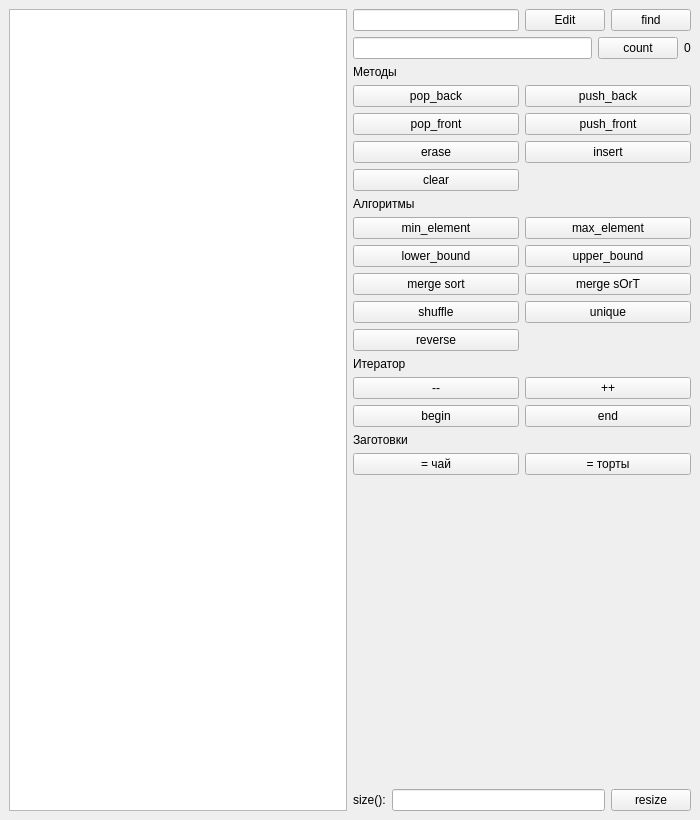
<?xml version="1.0" encoding="UTF-8"?>
<ui version="4.0">
 <class>MainWindow</class>
 <widget class="QMainWindow" name="MainWindow">
  <property name="geometry">
   <rect>
    <x>0</x>
    <y>0</y>
    <width>700</width>
    <height>820</height>
   </rect>
  </property>
  <property name="windowTitle">
   <string>std::deque demo</string>
  </property>
  <widget class="QWidget" name="centralwidget">
   <layout class="QGridLayout" name="gridLayout_3">

    <item row="0" column="0">
     <widget class="QListWidget" name="list_widget"/>
    </item>

    <item row="0" column="1">
     <layout class="QGridLayout" name="gridLayout_2">

      <item row="0" column="0">
       <layout class="QHBoxLayout" name="horizontalLayout">
        <item>
         <widget class="QLineEdit" name="txt_elem_content"/>
        </item>
        <item>
         <widget class="QPushButton" name="pb_edit">
          <property name="text">
           <string>Edit</string>
          </property>
         </widget>
        </item>
        <item>
         <widget class="QPushButton" name="pb_find">
          <property name="text">
           <string>find</string>
          </property>
         </widget>
        </item>
       </layout>
      </item>

      <item row="1" column="0">
       <layout class="QHBoxLayout" name="horizontalLayout_2">
        <item>
         <widget class="QLineEdit" name="le_count"/>
        </item>
        <item>
         <widget class="QPushButton" name="pb_count">
          <property name="text">
           <string>count</string>
          </property>
         </widget>
        </item>
        <item>
         <widget class="QLabel" name="lbl_count">
          <property name="text">
           <string>0</string>
          </property>
         </widget>
        </item>
       </layout>
      </item>

      <item row="2" column="0">
       <layout class="QGridLayout" name="gridLayout">

        <item row="0" column="0">
         <widget class="QLabel" name="l_med">
          <property name="text">
           <string>Методы</string>
          </property>
         </widget>
        </item>

        <item row="1" column="0">
         <widget class="QPushButton" name="pb_pop_back">
          <property name="text">
           <string>pop_back</string>
          </property>
         </widget>
        </item>
        <item row="1" column="1">
         <widget class="QPushButton" name="pb_push_back">
          <property name="text">
           <string>push_back</string>
          </property>
         </widget>
        </item>

        <item row="2" column="0">
         <widget class="QPushButton" name="pb_pop_front">
          <property name="text">
           <string>pop_front</string>
          </property>
         </widget>
        </item>
        <item row="2" column="1">
         <widget class="QPushButton" name="pb_push_front">
          <property name="text">
           <string>push_front</string>
          </property>
         </widget>
        </item>

        <item row="3" column="0">
         <widget class="QPushButton" name="pb_erase">
          <property name="text">
           <string>erase</string>
          </property>
         </widget>
        </item>
        <item row="3" column="1">
         <widget class="QPushButton" name="pb_insert">
          <property name="text">
           <string>insert</string>
          </property>
         </widget>
        </item>

        <item row="4" column="0">
         <widget class="QPushButton" name="pb_clear">
          <property name="text">
           <string>clear</string>
          </property>
         </widget>
        </item>

        <item row="5" column="0">
         <widget class="QLabel" name="label_3">
          <property name="text">
           <string>Алгоритмы</string>
          </property>
         </widget>
        </item>

        <item row="6" column="0">
         <widget class="QPushButton" name="pb_min_element">
          <property name="text">
           <string>min_element</string>
          </property>
         </widget>
        </item>
        <item row="6" column="1">
         <widget class="QPushButton" name="pb_max_element">
          <property name="text">
           <string>max_element</string>
          </property>
         </widget>
        </item>

        <item row="7" column="0">
         <widget class="QPushButton" name="pb_lower_bound">
          <property name="text">
           <string>lower_bound</string>
          </property>
         </widget>
        </item>
        <item row="7" column="1">
         <widget class="QPushButton" name="pb_upper_bound">
          <property name="text">
           <string>upper_bound</string>
          </property>
         </widget>
        </item>

        <item row="8" column="0">
         <widget class="QPushButton" name="pb_merge_sort">
          <property name="text">
           <string>merge sort</string>
          </property>
         </widget>
        </item>
        <item row="8" column="1">
         <widget class="QPushButton" name="pb_merge_sort_case_insensitive">
          <property name="text">
           <string>merge sOrT</string>
          </property>
         </widget>
        </item>

        <item row="9" column="0">
         <widget class="QPushButton" name="pb_shuffle">
          <property name="text">
           <string>shuffle</string>
          </property>
         </widget>
        </item>
        <item row="9" column="1">
         <widget class="QPushButton" name="pb_unique">
          <property name="text">
           <string>unique</string>
          </property>
         </widget>
        </item>

        <item row="10" column="0">
         <widget class="QPushButton" name="pb_reverse">
          <property name="text">
           <string>reverse</string>
          </property>
         </widget>
        </item>

        <item row="11" column="0">
         <widget class="QLabel" name="l_iter">
          <property name="text">
           <string>Итератор</string>
          </property>
         </widget>
        </item>

        <item row="12" column="0">
         <widget class="QPushButton" name="pb_dec_iterator">
          <property name="text">
           <string>--</string>
          </property>
         </widget>
        </item>
        <item row="12" column="1">
         <widget class="QPushButton" name="pb_inc_iterator">
          <property name="text">
           <string>++</string>
          </property>
         </widget>
        </item>

        <item row="13" column="0">
         <widget class="QPushButton" name="pb_begin">
          <property name="text">
           <string>begin</string>
          </property>
         </widget>
        </item>
        <item row="13" column="1">
         <widget class="QPushButton" name="pb_end">
          <property name="text">
           <string>end</string>
          </property>
         </widget>
        </item>

        <item row="14" column="0">
         <widget class="QLabel" name="l_zag">
          <property name="text">
           <string>Заготовки</string>
          </property>
         </widget>
        </item>

        <item row="15" column="0">
         <widget class="QPushButton" name="pb_tea">
          <property name="text">
           <string>= чай</string>
          </property>
         </widget>
        </item>
        <item row="15" column="1">
         <widget class="QPushButton" name="pb_cakes">
          <property name="text">
           <string>= торты</string>
          </property>
         </widget>
        </item>

       </layout>
      </item>

      <item row="3" column="0">
       <spacer name="verticalSpacer">
        <property name="orientation">
         <enum>Qt::Orientation::Vertical</enum>
        </property>
        <property name="sizeHint" stdset="0">
         <size>
          <width>20</width>
          <height>40</height>
         </size>
        </property>
       </spacer>
      </item>

      <item row="4" column="0">
       <layout class="QHBoxLayout" name="horizontalLayout_4">
        <item>
         <widget class="QLabel" name="label">
          <property name="text">
           <string>size():</string>
          </property>
         </widget>
        </item>
        <item>
         <widget class="QLineEdit" name="txt_size"/>
        </item>
        <item>
         <widget class="QPushButton" name="pb_resize">
          <property name="text">
           <string>resize</string>
          </property>
         </widget>
        </item>
       </layout>
      </item>

     </layout>
    </item>

   </layout>
  </widget>
 </widget>
 <resources/>
 <connections/>
</ui>
